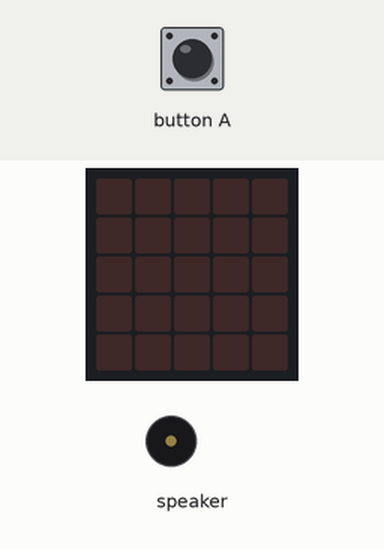
Simulated run of this program. Board: Calliope mini (MakeCode). Shown: the board's 5×5 LED display, buzzer (waves = sounding). The inputs (shaded band) are chosen by the test bench.

Above: at 1.2 s.
1.3 s: button A pressed for 0.15 s
At 1.7 s:
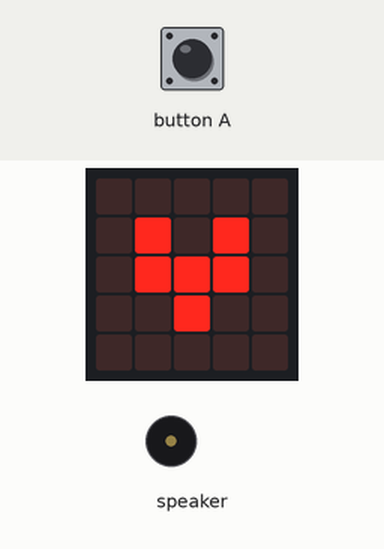
At 2.5 s:
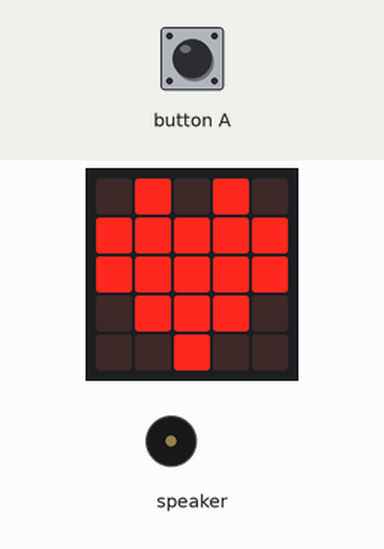
Timing chart, 0 to 8.0 s (numbered marks = the images above; inputs shaded):
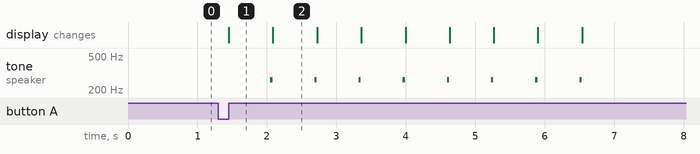

The program:

main.ts
```typescript
input.onButtonPressed(Button.A, function () {
    for (let index = 0; index < 4; index++) {
        basic.showIcon(IconNames.SmallHeart)
        music.playTone(262, music.beat(BeatFraction.Sixteenth))
        basic.showIcon(IconNames.Heart)
        music.playTone(262, music.beat(BeatFraction.Sixteenth))
    }
    basic.showLeds(`
        . . . . .
        . . . . .
        . . . . .
        . . . . .
        . . . . .
        `)
})
```

test.ts
```typescript
// Hier kann man Tests durchführen; diese Datei wird nicht kompiliert, wenn dieses Paket als Erweiterung verwendet wird.
```

Measured:
- after the input at 1.3 s, tone on speaker: alternates 262 Hz for 0.03 s and silent for 0.60 s, 16 changes in all, then stays silent, starting after 0.75 s; the display: changes after 0.15 s (image 1)
- what the display in image 1 shows lasts 0.6 s, from 1.5 s to 2.1 s
